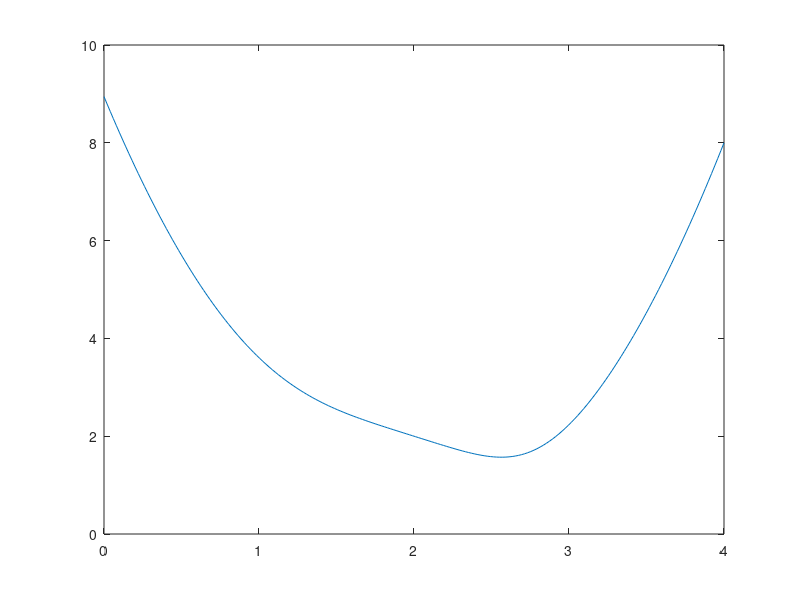
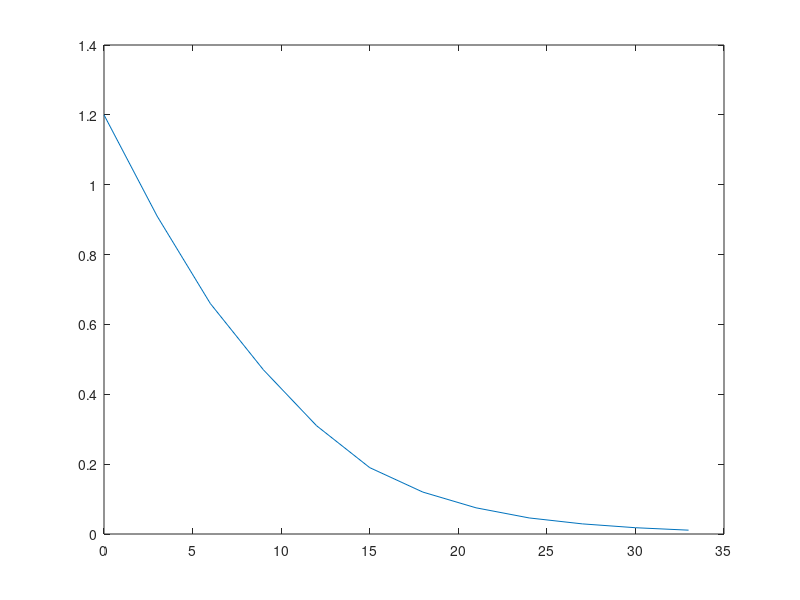
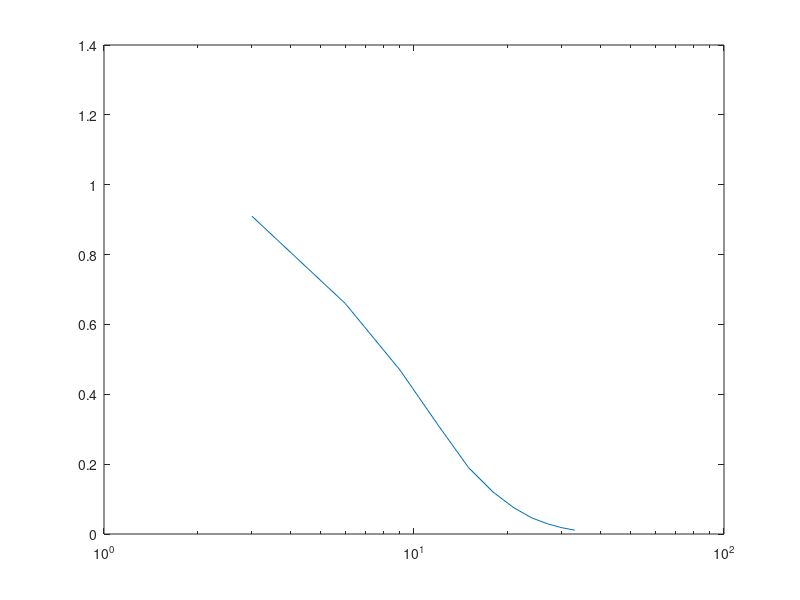
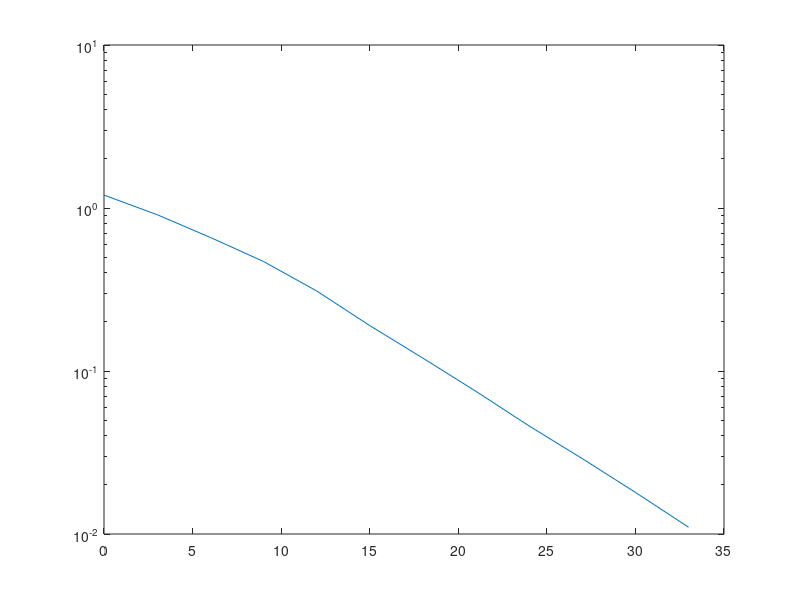

MATLAB code to generate these figures, in order:
clear all
clc
close all
%% 1
function p = polyadd(p1,p2,operation)
if operation == 1
    p = p1 + p2;
else
    p = p1 - p2;
end
end

p1 = [8 10 0 -5 13 -4 -2];
p2 = [0 0 4 0 7 0 6];

polyadd(p1,p2,1) % 숫자가 문자로 설정하는것보다 유용함 문자로 하는순간 매트랩은 그 문자가 뭔지 찾기시작
polyadd(p1,p2,2)

%% 2
function [x,y,z] = maxormin(a,b,c)
k = polyder([a b c]);
x = roots(k)
y = polyval([a b c], x)
if a < 0
    w = 1
else
    w = 2
end
end

maxormin(3, -7, 14)
maxormin(-5, -11, 15)

%% 3 조타
y = linspace(0,4,200);
p = [4 -32 97 -136 80];
d = sqrt(polyval(p,y));
figure;
plot(y,d)

p = [4 -32 97 -136 71];
y_roots = roots(p);
real_y = y_roots(imag(y_roots) == 0) % 실근만 구하는 방법이다 허수부가 0인 근만 True로 만족시켜서 출력된다
x = 2.*(real_y-2).^2 + 3

p = [4 -32 97 -136 80];
dpdy = polyder(p)
rootsdy = roots(dpdy)
real_rootsdy = rootsdy(imag(rootsdy) == 0)
ans_d = sqrt(polyval(p,real_rootsdy))

%% 4
for i = 0:11
    h(i+1) = 3*i;
end

D = [1.2, 0.91, 0.66, 0.47, 0.31, 0.19, 0.12, 0.075, 0.046, 0.029, 0.018, 0.011];

figure;
plot(h,D);

figure;
semilogx(h,D);

figure;
semilogy(h,D);

figure;
loglog(h,D);

%% 5
t = [0.5 1.0 1.5 2.0 2.5 3.0 3.5 4.0 4.5 5.0 5.5 6.0];
C = [1.7 3.1 5.7 9.1 6.4 3.7 2.8 1.6 1.2 0.8 0.7 0.6];

A = [t(1)^2 t(1) 1; t(2)^2 t(2) 1; t(3)^2 t(3) 1];
B = [1/C(1) ; 1/C(2) ; 1/C(3)];

ans = A\B

a2 = ans(1);
a1 = ans(2);
a0 = ans(3);

C_t2 = 1/(a2*(2)^2 + a1*2 + a0)

%% 5 조타
t = [0.5 1.0 1.5 2.0 2.5 3.0 3.5 4.0 4.5 5.0 5.5 6.0];
C = [1.7 3.1 5.7 9.1 6.4 3.7 2.8 1.6 1.2 0.8 0.7 0.6];

Y = 1./C;

p = polyfit(t,Y,2); %2차원이니까 자동으로 계수가 t^2 t 1 이렇게 되는겨 그래서 걍 t라고 쓰는거임
C_t = @(t) 1./polyval(p,t);
C_t2 = C_t(2); %t가 2일때의 값


input = linspace(0,6,200);
output = C_t(input);  % 이렇게 함수처럼 호출해야 함

figure;
plot(t, C, 'ro'); hold on;
plot(input, output, 'b-');


Y = 1./C;

p = polyfit(t,Y,3); 
C_t = @(t) 1./polyval(p,t);
C_t2 = C_t(2); 


input = linspace(0,6,200);
output = C_t(input);  

figure;
plot(t, C, 'ro'); hold on;
plot(input, output, 'b-');


%% 6
x = [5 10 15 20 25 30 35 40 45 50];
y = [15 25 32 33 37 35 38 39 41 42];

invx = 1./x;
invy = 1./y;

p = polyfit(invx, invy,1);
a = 1/p(2);
b = a*p(1);

x_esti = 23;
y_esti = (a*x_esti)/(b + x_esti)

y_fit = (a.*x)./(b + x);

figure;
plot(x, y, 'bo', 'MarkerFaceColor', 'b'); hold on;
plot(x, y_fit, 'r-', 'LineWidth', 2);          
xlabel('x');
ylabel('y');
